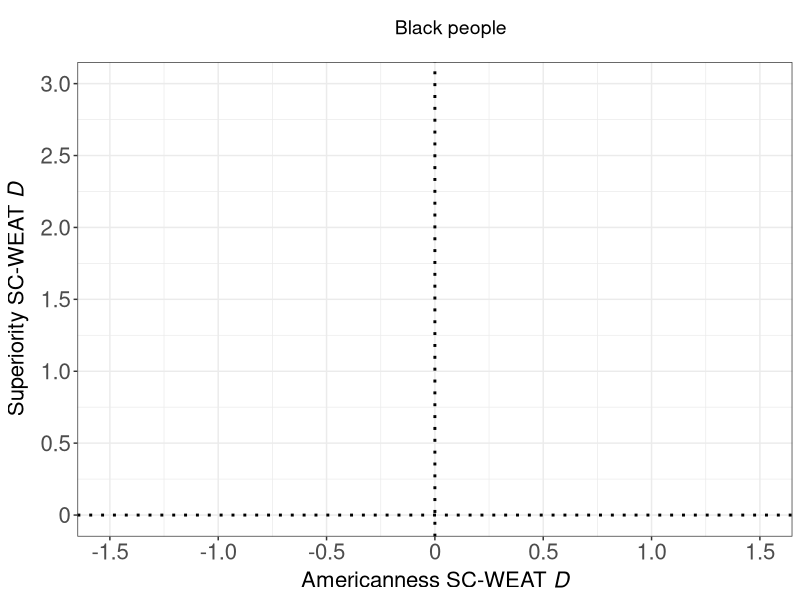
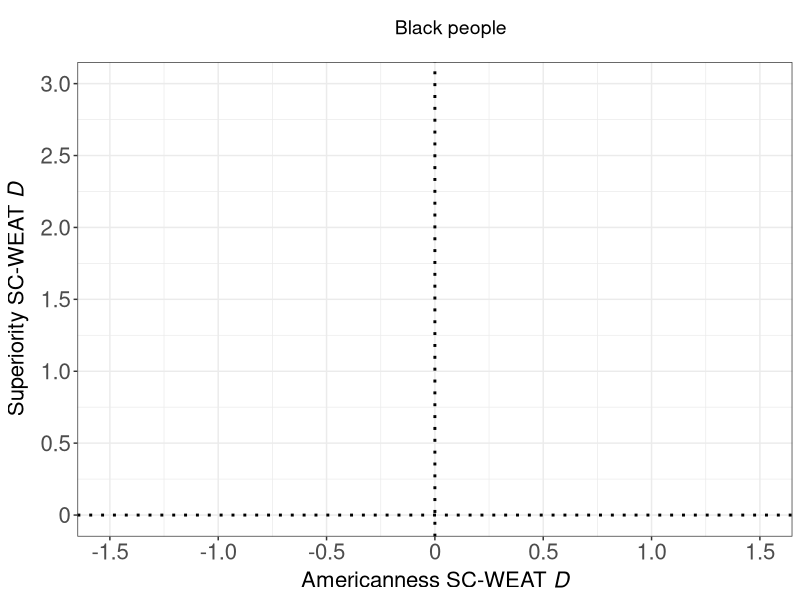
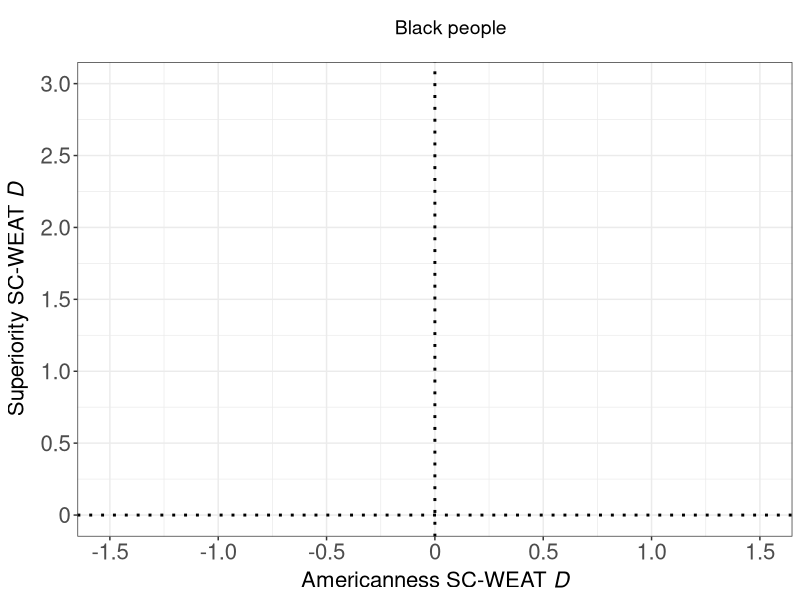

R code for these plots, in order:

## Anonymous
# America's Racial Framework of Superiority and Americanness Embedded in Natural Language

## Script date: 20 Sep 2023

# Install and load packages ----------------------------------------------------

if(!require("tidyverse")){install.packages("tidyverse", dependencies = TRUE); require("tidyverse")}
if(!require("ggplot2")){install.packages("ggplot2", dependencies = TRUE); require("ggplot2")}
if(!require("ggsci")){install.packages("ggsci", dependencies = TRUE); require("ggsci")}

# Load Data --------------------------------------------------------------------

# Import SC-WEAT D scores
setwd('Results')
scweat = read.csv('scweat_results.csv')

# Separate SC-WEAT D scores pertaining to the superiority dimension
# Change variable names for easy plotting 
scweat_superior <- scweat %>% 
  filter(dimensions == "Superiority") %>%
  rename(superior_effect = effect) %>%
  rename(superior_lower = lower) %>%
  rename(superior_upper = upper)

# Separate SC-WEAT D scores pertaining to the Americanness dimension
# Change variable names for easily plotting 
scweat_american <- scweat %>% 
  filter(dimensions == "Americanness") %>%
  rename(american_effect = effect) %>%
  rename(american_lower = lower) %>%
  rename(american_upper = upper)

# Bring the two data frames into a single one again
scweat <- merge(scweat_superior, scweat_american, by = "groups") %>%
  mutate(groups = factor(groups, levels = c("Black people", 
                                            "Asian people", 
                                            "Hispanic people", 
                                            "White people")))

# Plot -------------------------------------------------------------------------

setwd('../Plots')

ggplot(scweat, aes(x = american_effect, y = superior_effect, color = groups)) + 
  geom_hline(yintercept=0,  
             color = "black",
             linetype = 'dotted', 
             linewidth = 1) + 
  geom_vline(xintercept= 0, 
             color = "black",
             linetype = 'dotted', 
             linewidth = 1) + 
  geom_point(size = 3) + 
  geom_errorbar(aes(xmin = american_lower, xmax = american_upper), 
                linewidth = 0.8, width = 0.1) + 
  geom_errorbar(aes(ymin = superior_lower, ymax = superior_upper), 
                linewidth = 0.8, width = 0.1) + 
  labs(x = expression(paste("Americanness SC-WEAT ", italic(D))),
       y = expression(paste("Superiority SC-WEAT ", italic(D))),
       color = "Groups") + 
  theme_bw() +
  scale_x_continuous(breaks = seq(-1.5, 1.5, by = 0.5), 
                     limits = c(-1.5, 1.5), 
                     labels = c("-1.5", "-1.0", "-0.5", "0", "0.5", "1.0", "1.5")) +
  scale_y_continuous(breaks = seq(0, 3.0, by = 0.5), 
                     limits = c(0, 3.0), 
                     labels = c("0", "0.5", "1.0", "1.5", "2.0", "2.5", "3.0")) + 
  theme(axis.title.y = element_text(margin = margin(t = 0, r = 5, b = 0, l = 0)),
        axis.title.x = element_text(margin = margin(t = 5, r = 0, b = 0, l = 0)), 
        legend.position = "top", 
        legend.title = element_blank(), 
        axis.text = element_text(size = 16),
        axis.title = element_text(size = 16), 
        legend.text = element_text(size = 14)) +
  scale_color_jama(labels = c("Black people", "Asian people", 
                              "Hispanic people", "White people"))

ggsave("scweat2d_plot.pdf", width = 10, height = 7.5, dpi = "retina")
ggsave("scweat2d_plot.png", width = 10, height = 7.5, dpi = "retina")

